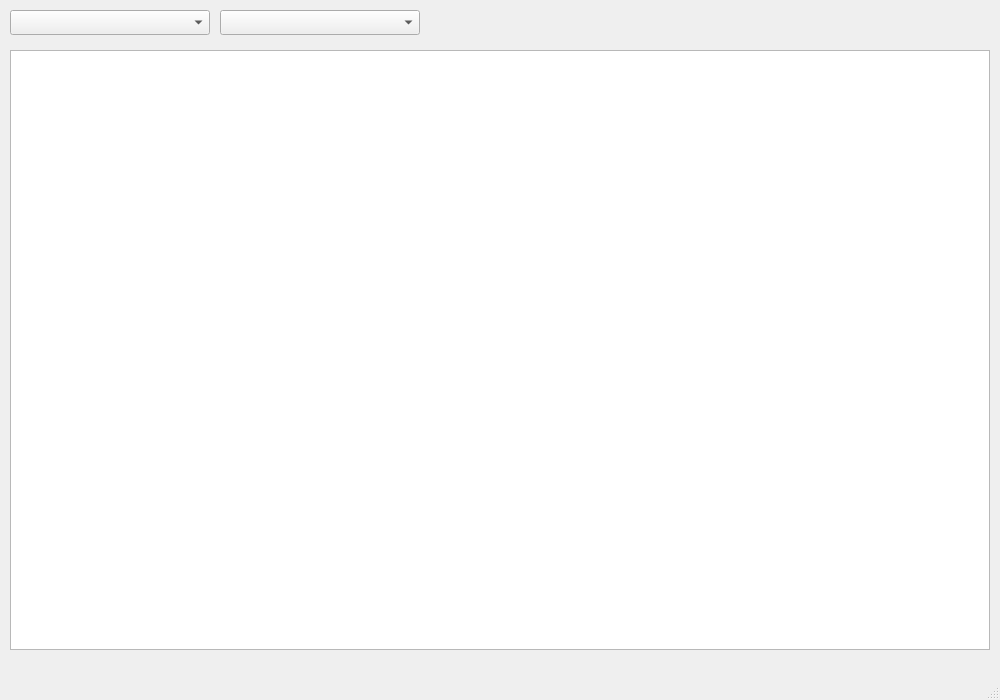
<?xml version="1.0" encoding="UTF-8"?>
<ui version="4.0">
 <class>ScheduleApp</class>
 <widget class="QMainWindow" name="ScheduleApp">
  <property name="geometry">
   <rect>
    <x>0</x>
    <y>0</y>
    <width>1000</width>
    <height>700</height>
   </rect>
  </property>
  <property name="windowTitle">
   <string>Emploi du Temps</string>
  </property>
  <widget class="QWidget" name="centralwidget">
   <widget class="QTableWidget" name="tableWidget">
    <property name="geometry">
     <rect>
      <x>10</x>
      <y>50</y>
      <width>980</width>
      <height>600</height>
     </rect>
    </property>
    <property name="showGrid">
     <bool>false</bool>
    </property>
   </widget>
   <widget class="QComboBox" name="comboBox">
    <property name="geometry">
     <rect>
      <x>10</x>
      <y>10</y>
      <width>200</width>
      <height>25</height>
     </rect>
    </property>
   </widget>
   <widget class="QComboBox" name="comboBoxFiliere">
    <property name="geometry">
     <rect>
      <x>220</x>
      <y>10</y>
      <width>200</width>
      <height>25</height>
     </rect>
    </property>
   </widget>
  </widget>
  <widget class="QMenuBar" name="menubar">
   <property name="geometry">
    <rect>
     <x>0</x>
     <y>0</y>
     <width>1000</width>
     <height>21</height>
    </rect>
   </property>
  </widget>
  <widget class="QStatusBar" name="statusbar"/>
 </widget>
 <resources/>
 <connections/>
</ui>
